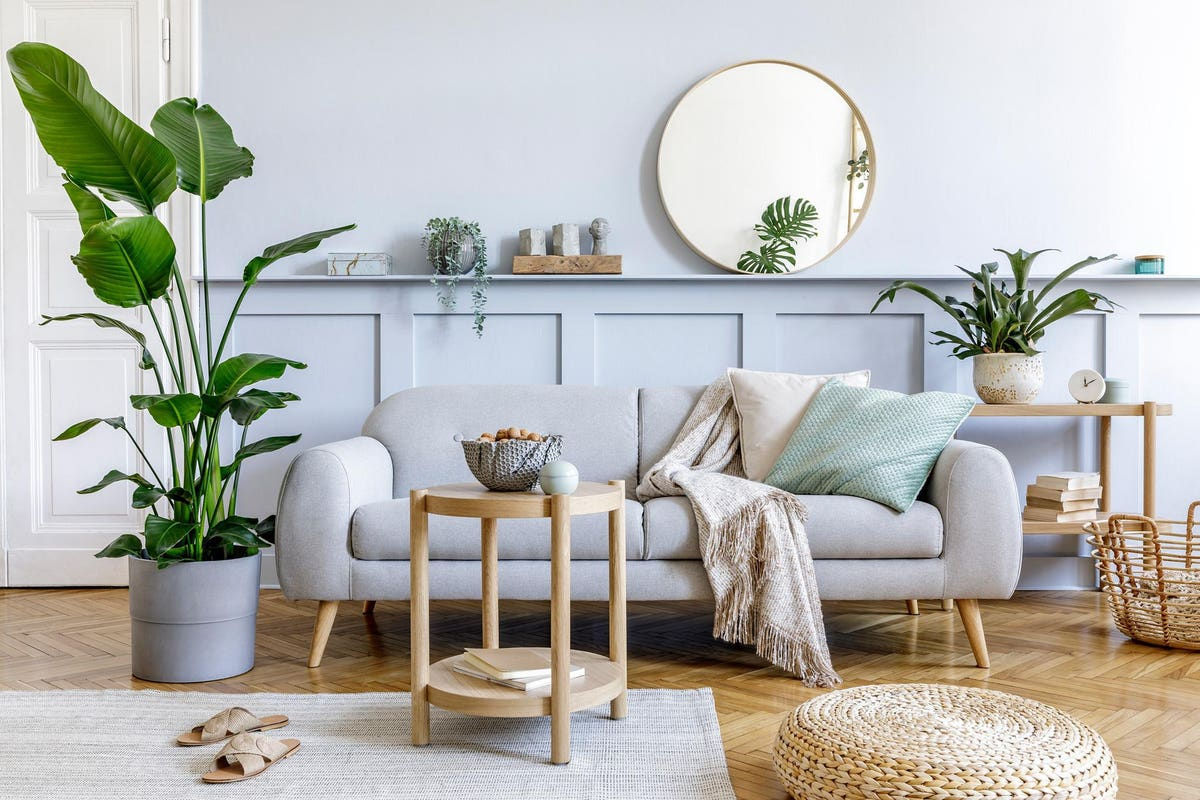
#> input picture data/homw.jpg, 1200 x 800 px
$ python basicfn.py
#> lines starting #> are read from the running program, lines starting #| are printed output that depends on the picture
import cv2 as cv

img = cv.imread("./data/homw.jpg")
#> img is the input picture: shape (800, 1200, 3); mean B, G, R 178.4, 183, 183.3

#resize function
width = int(img.shape[1] * 0.5)
#> width = 600
height = int(img.shape[0] * 0.5)
#> height = 400
dimenion = (width , height)
#> dimenion = (600, 400)
resize = cv.resize(img ,dimenion ,interpolation=cv.INTER_AREA)


#grey function
grey = cv.cvtColor(img , cv.COLOR_BGR2GRAY)
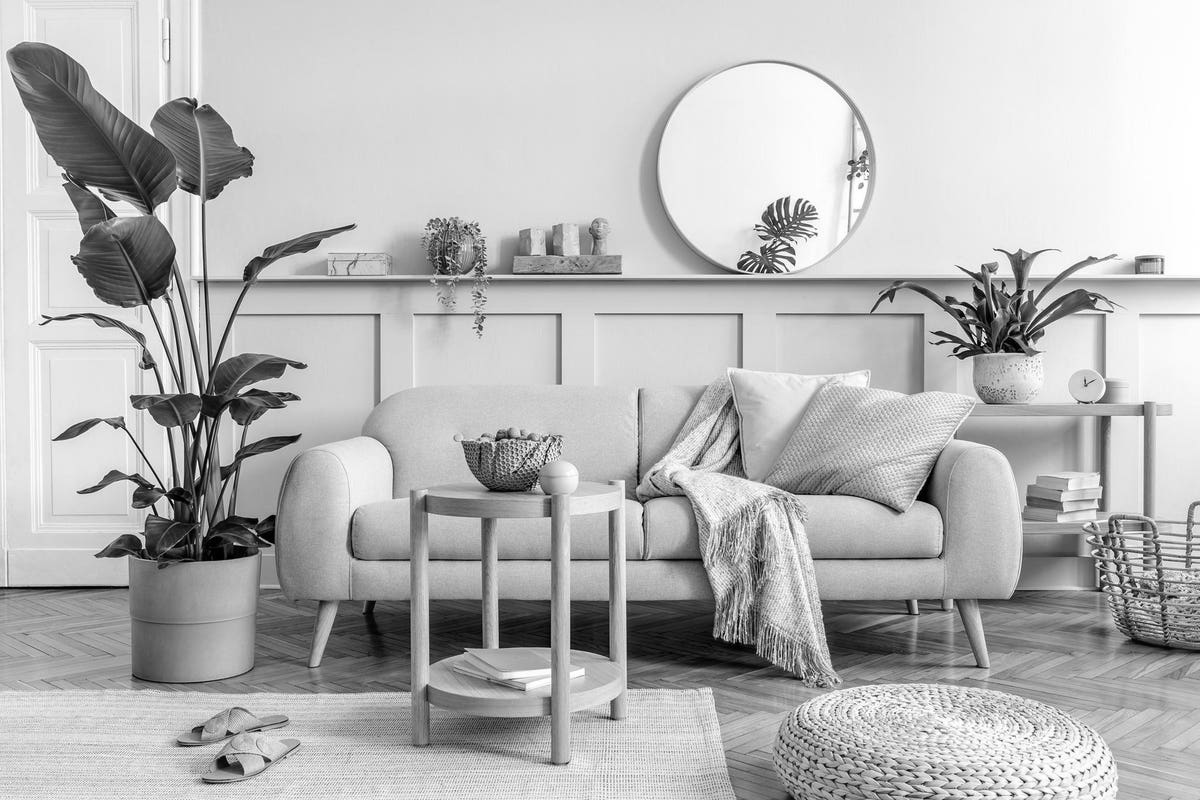
#> grey: shape (800, 1200); min 0, max 255, mean 182.6

#blur
blur = cv.GaussianBlur(img , (3,3), cv.BORDER_DEFAULT)

#EDGE canny (anny lee edge heru detect garna ko lagi use  hunxa) default value vaneko jailey ni  125 rw 175 hunxa aaba depends upon on programme
edge = cv.Canny(blur , 125 , 175)
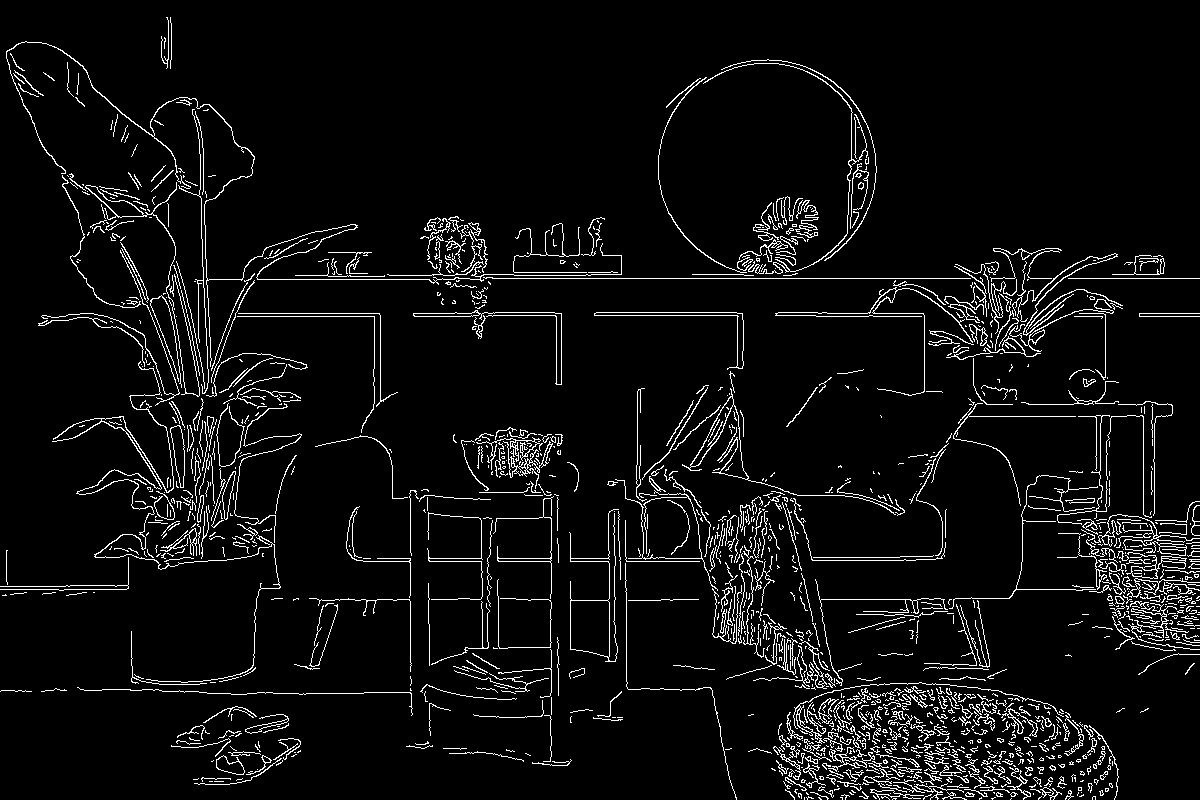
#> edge: shape (800, 1200); 5.4% white in thin lines or dots

#cropped
cropped = img[100:300 , 300: 400 ]
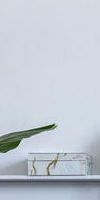
#> cropped: shape (200, 100, 3); mean B, G, R 210, 200, 193.1


cv.imshow("img" , grey)


cv.waitKey(0)
